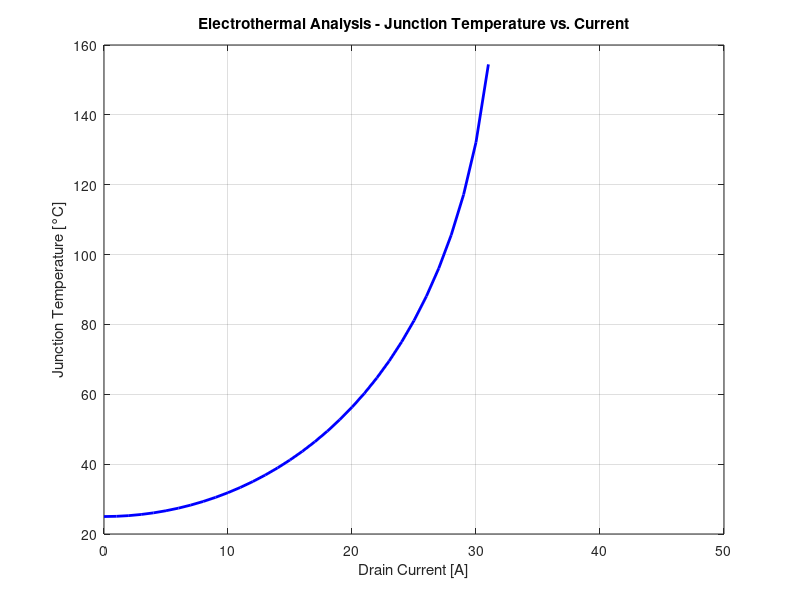

Write the MATLAB code that produced this figure. (Note: this script raises an error after producing the figure.)

%% Automotive MOSFET - Electrothermal Analysis
clear; clc; close all;

%% 1. Parameters

T_ambient = 25;       % Ambient temperature [deg C]
R_thJA = 23.5;        % Thermal resistance [K/W]
I_D = 10;             % Drain current [A]

R_ref = 2.8e-3;       % Typical R_DS(on) at 25 deg C [Ohm]
T_ref = 25;           % Reference temperature [deg C]
alpha = 0.005550;     % Fitted exponential coefficient [1/K]

%% 2. Iterative electrothermal calculation

T_j = T_ambient;      % Initial junction temperature
tolerance = 1e-6;
max_iterations = 100;

for k = 1:max_iterations

    % Temperature-dependent on-state resistance
    R_DS = R_ref * (1 + alpha)^(T_j - T_ref);

    % Conduction power loss
    P_cond = I_D^2 * R_DS;

    % Updated junction temperature
    T_new = T_ambient + P_cond * R_thJA;

    % Check convergence
    if abs(T_new - T_j) < tolerance
        T_j = T_new;
        break;
    end

    T_j = T_new;
end

%% Recalculate power loss at final temperature
R_DS = R_ref * (1 + alpha)^(T_j - T_ref);
P_cond = I_D^2 * R_DS;

%% 3. Results

fprintf('\n--- Electrothermal Results ---\n');
fprintf('Drain Current: %.1f A\n', I_D);
fprintf('Junction Temperature: %.2f deg C\n', T_j);
fprintf('Conduction Loss: %.4f W\n', P_cond);
fprintf('Iterations: %d\n', k);

if k == max_iterations
    fprintf('Warning: convergence not confirmed.\n');
end


%% 4. Current Sweep - Electrothermal Analysis

I_values = 0:1:50;

T_results = NaN(size(I_values));
P_results = NaN(size(I_values));

T_limit = 175;  % Upper limit of fitted datasheet range

for n = 1:length(I_values)

    I = I_values(n);
    T = T_ambient;
    converged = false;

    for k = 1:max_iterations

        R = R_ref * (1 + alpha)^(T - T_ref);
        P = I^2 * R;
        T_new = T_ambient + P * R_thJA;

        % Stop if outside the modeled temperature range
        if ~isfinite(T_new) || T_new > T_limit
            break;
        end

        if abs(T_new - T) < tolerance
            T = T_new;
            converged = true;
            break;
        end

        T = T_new;
    end

    if converged
        T_results(n) = T;
        P_results(n) = I^2 * R_ref * ...
            (1 + alpha)^(T - T_ref);
    end
end

%% 5. Plot Junction Temperature vs. Current

fig = figure;

plot(I_values, T_results, 'b-', 'LineWidth', 2);

grid on;
xlabel('Drain Current [A]');
ylabel('Junction Temperature [°C]');
title('Electrothermal Analysis - Junction Temperature vs. Current');

yline(T_limit, 'r--', 'Model Range Limit (175 °C)');

exportgraphics(fig, 'mosfet_electrothermal_temperature.png', ...
    'Resolution', 300);


%% 6. Conduction Loss vs. Drain Current

fig2 = figure;

plot(I_values, P_results, 'r-', 'LineWidth', 2);

grid on;

xlabel('Drain Current [A]');
ylabel('Conduction Power Loss [W]');

title('Electrothermal Analysis - Conduction Loss vs. Current');

exportgraphics(fig2, 'mosfet_electrothermal_power_loss.png', ...
    'Resolution', 300);
